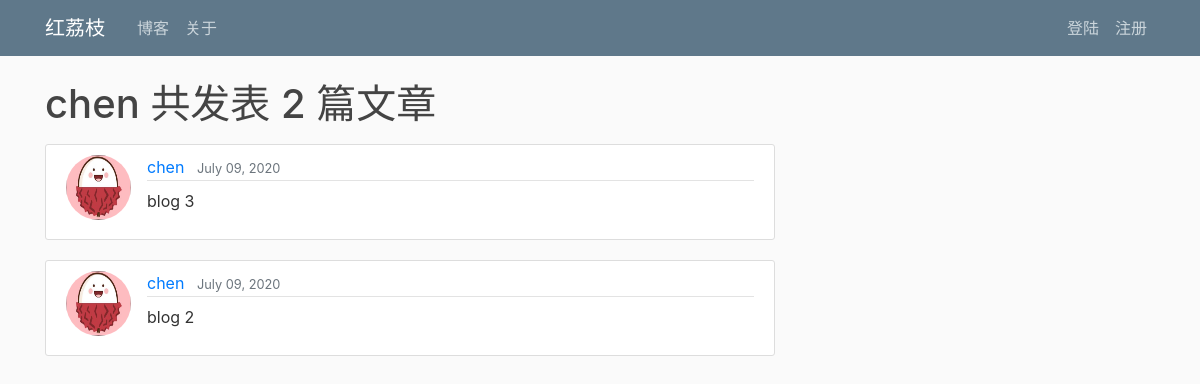
Screenshot of /blog/user/chen with the database file from the repository.
### blog/models.py (models this page shows, shortened)
class Blog(models.Model):
    author      = models.ForeignKey(User, on_delete=models.CASCADE)
    date_posted = models.DateTimeField(default=timezone.now)
    title       = models.CharField(max_length=100)
    content     = models.TextField()
    image       = models.ImageField(upload_to = "blog_img/", blank=True)

### user/models.py (models this page shows, shortened)
class Profile(models.Model):
    user = models.OneToOneField(User, on_delete=models.CASCADE)
    image = models.ImageField(default='default.jpg', upload_to='user/profile_pics')

### blog/views.py (the view)
# urls.py: path('user/<str:username>', UserBlogListView.as_view(), name='blog_user_blogs')
class UserBlogListView(ListView):
    model = Blog
    template_name = 'blog/blog_user_blogs.html'
    context_object_name = 'blogs'
    paginate_by = 5
    def get_queryset(self):
        user = get_object_or_404(User, username=self.kwargs.get('username'))
        return Blog.objects.filter(author=user).order_by('-date_posted')

### blog/templates/blog/blog_user_blogs.html (shortened to what this page needs)
{% extends "page/page_base.html" %}
{% block content %}
    <h1 class="mb-3">
        {{ view.kwargs.username }} 共发表 {{ page_obj.paginator.count }} 篇文章
    </h1>
    {% for blog in blogs %}
        <article class="media content-section">
            <img class="rounded-circle article-img" src="{{ blog.author.profile.image.url }}">
            <div class="media-body">
                <div class="article-metadata">
                    <a class="mr-2" href="{% url 'blog_user_blogs' blog.author.username %}">{{ blog.author }}</a>
                    <small class="text-muted">{{ blog.date_posted|date:"F d, Y"}}</small>
                </div>
                <p class="article-content">{{ blog.content }}</p>
            </div>
        </article>
    {% endfor %}
{% endblock %}

### page/static/page/main.css (style rules this page uses)
body { background: #fafafa; color: #333333; margin-top: 5rem; }
h1, h2, h3, h4, h5, h6 { color: #444444; }
.content-section { background: #ffffff; padding: 10px 20px; border: 1px solid #dddddd; border-radius: 3px; margin-bottom: 20px; }
.article-content { white-space: pre-line; }
.article-img { height: 65px; width: 65px; margin-right: 16px; }
.article-metadata { padding-bottom: 1px; margin-bottom: 4px; border-bottom: 1px solid #e3e3e3 }

### rows the page displays
Blog: author.profile.image (placeholder picture), author "chen", date_posted "July 09, 2020", content "blog 3"
Blog: author.profile.image (placeholder picture), author "chen", date_posted "July 09, 2020", content "blog 2"

### other values shown
{{ view.kwargs.username }} "chen"
{{ page_obj.paginator.count }} "2"
